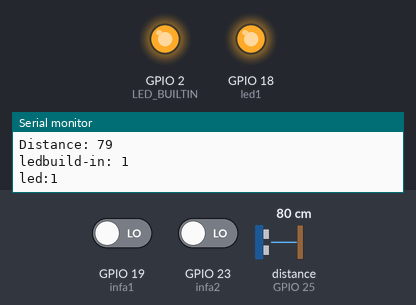
The sketch below on a simulated ESP32. On the bench: output pins drawn as LEDs (lit = HIGH), the last lines printed to the serial monitor. Wiring (inferred from the names in the program): ultrasonic range finder: trigger GPIO 26; echo GPIO 25. Dashed ring = blinking. Inputs (shaded band) come from the test bench; at power-on: distance to the obstacle (sensor on GPIO 25) 80 cm, GPIO 19 (infa1) LOW, GPIO 23 (infa2) LOW. The echo pulse lasts 58.3 µs per cm; pins used as bus, display or sensor lines are not drawn.

Above: at 1.2 s.
1.3 s: distance to the obstacle (sensor on GPIO 25) set to 2 cm
At 2.7 s:
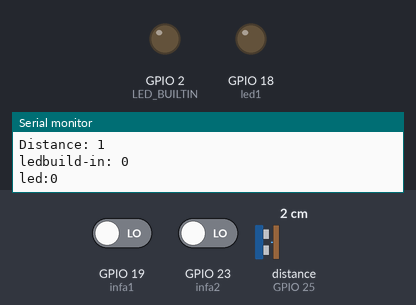
3.1 s: distance to the obstacle (sensor on GPIO 25) set to 20 cm
4.6 s: distance to the obstacle (sensor on GPIO 25) set to 24 cm
At 5.6 s:
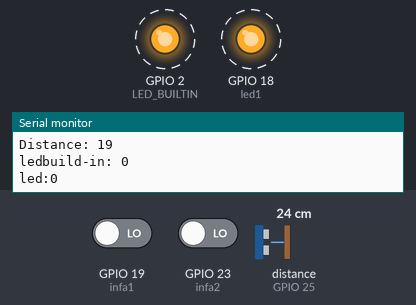
9.7 s: distance to the obstacle (sensor on GPIO 25) set to 35 cm
Timing chart, 0 to 13.7 s (numbered marks = the images above; inputs shaded):
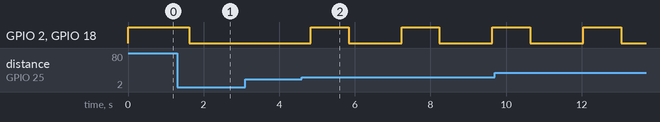

Measured:
- the behaviour switches between 21 and 22 cm on distance to the obstacle (sensor on GPIO 25) (found by bisection; images 1 and 2)
- after the input at 1.3 s, GPIO 2 (LED_BUILTIN), GPIO 18 (led1): HIGH → LOW after 0.32 s
- after the input at 4.6 s, GPIO 2 (LED_BUILTIN), GPIO 18 (led1): alternates HIGH for 1.0 s and LOW for 1.4 s, starting after 0.23 s

The sketch:

mixsensor-1.ino
```cpp
//infared pin
const int infa1=19;
const int infa2=23;
//ultrasonic pin

const int trigPin = 26;// pin trig is 12
const int echoPin = 25;//pin echo is 13

/*HCSR04 hc(12,13);//initialisation class HCSR04 (trig pin , echo pin)*/

// led

const int led1 = 18;
const int LED_BUILTIN=2;
//value holding
int lit1=1;
int lit2=1;
int velo=0;
int inputVal = 0;
bool sigright = 0;
bool sigleft = 0;
long duration;
int distance;
void setup()
{
  pinMode(infa2,INPUT);
  pinMode(infa1,INPUT);

  pinMode(echoPin,INPUT);
  pinMode(trigPin,OUTPUT);

  pinMode(led1,OUTPUT);
  pinMode(LED_BUILTIN,OUTPUT);
  Serial.begin(9600);
}

void loop()
{

//value hoding
sigleft=digitalRead(infa1);
sigright=digitalRead(infa2);
lit1=digitalRead(led1);
lit2=digitalRead(LED_BUILTIN);

//infa1 left
 if(sigleft==HIGH)
 {digitalWrite(LED_BUILTIN,HIGH);
 }
 else if(sigleft==LOW);
 {
  digitalWrite(LED_BUILTIN,LOW);
 }
//infa2 right
 if(sigright==HIGH)
 {digitalWrite(led1,HIGH);
 }
 else if(sigright==LOW);
 {
  digitalWrite(led1,LOW);
 }
//ultrasonic front
digitalWrite(trigPin, LOW);
delayMicroseconds(2);

// Sets the trigPin on HIGH state for 10 micro seconds
digitalWrite(trigPin, HIGH);
delayMicroseconds(10);
digitalWrite(trigPin, LOW);

// Reads the echoPin, returns the sound wave travel time in microseconds
duration = pulseIn(echoPin, HIGH);

// Calculating the distance and velocity
distance= duration*0.034/2;
velo=331.3+(0.606*33);//change teperature

//forward and backward
  if (distance<20)
  {digitalWrite(led1,LOW);
   digitalWrite(LED_BUILTIN,LOW);
  }
  else if (distance>20&&distance<40)
  {

    digitalWrite(led1,HIGH);
    digitalWrite(LED_BUILTIN,HIGH);
    delay(1000);
    digitalWrite(LED_BUILTIN, LOW);
    digitalWrite(led1, LOW);
    delay(1000);
    /*digitalWrite(led1,HIGH);
    digitalWrite(LED_BUILTIN,HIGH);
    delayMicroseconds(10);*/

  }
  else if (distance>40)
  {
    digitalWrite(led1,HIGH);
    digitalWrite(LED_BUILTIN,HIGH);
  }


{
Serial.print("Distance: ");
Serial.println(distance);

delay(200);
Serial.print("ledbuild-in: ");
Serial.println(lit2);

Serial.print("led:");
Serial.println(lit1);
delay(200);
}

}
```
